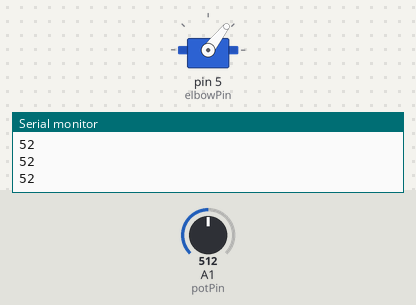
This sketch was run on a simulated Arduino Uno, built with avr-gcc and run on an emulated ATmega328P. Shown: servo, the last lines printed to the serial monitor. Inputs (shaded band) come from the test bench; at power-on: A1 (potPin) = 512.

Above: at 1.2 s.
1.3 s: A1 (potPin) set to 716
At 2.4 s:
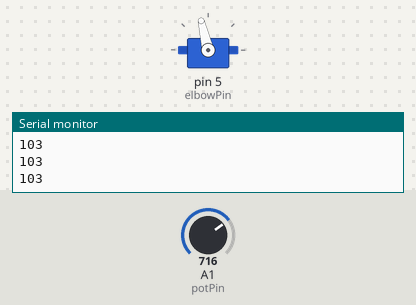
2.8 s: A1 (potPin) set to 900
At 3.5 s:
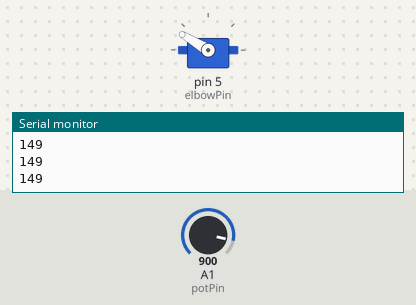
4.3 s: A1 (potPin) set to 1023
At 4.6 s:
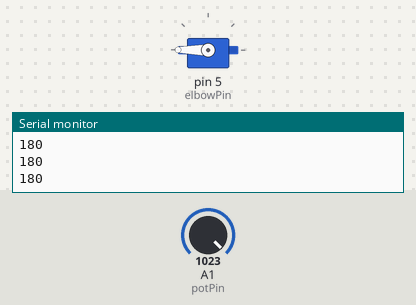
5.8 s: A1 (potPin) set to 306
At 6.9 s:
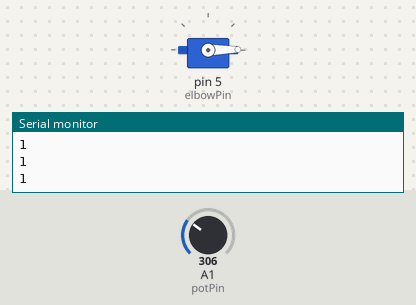
7.3 s: A1 (potPin) set to 511
At 7.8 s:
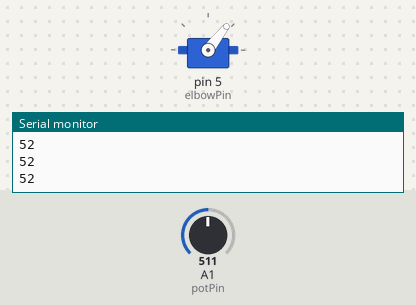
Timing chart, 0 to 9.8 s (numbered marks = the images above; inputs shaded):
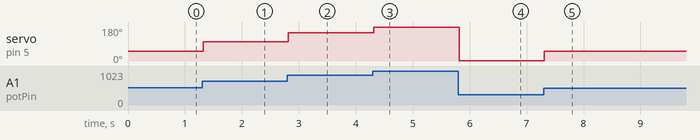

Measured:
- after the input at 1.3 s, servo on pin 5 (elbowPin): 52° → 103° at once
- after the input at 2.8 s, servo on pin 5 (elbowPin): 103° → 149° at once
- after the input at 4.3 s, servo on pin 5 (elbowPin): 149° → 180° at once
- after the input at 5.8 s, servo on pin 5 (elbowPin): 180° → 1° at once
- after the input at 7.3 s, servo on pin 5 (elbowPin): 1° → 52° at once

The sketch:

ServoPotentiometerEncoder.ino
```cpp
#include <Servo.h>

Servo elbow;

int elbowPin = 5;
int potPin = 1;

void setup()
{
  pinMode(potPin, INPUT);
  Serial.begin(9600);
  elbow.attach(elbowPin);
}

void loop(){
int angle = map(analogRead(potPin),300,1023,0,180);

Serial.println(angle);

elbow.write(angle);

delay(25);

}
```
